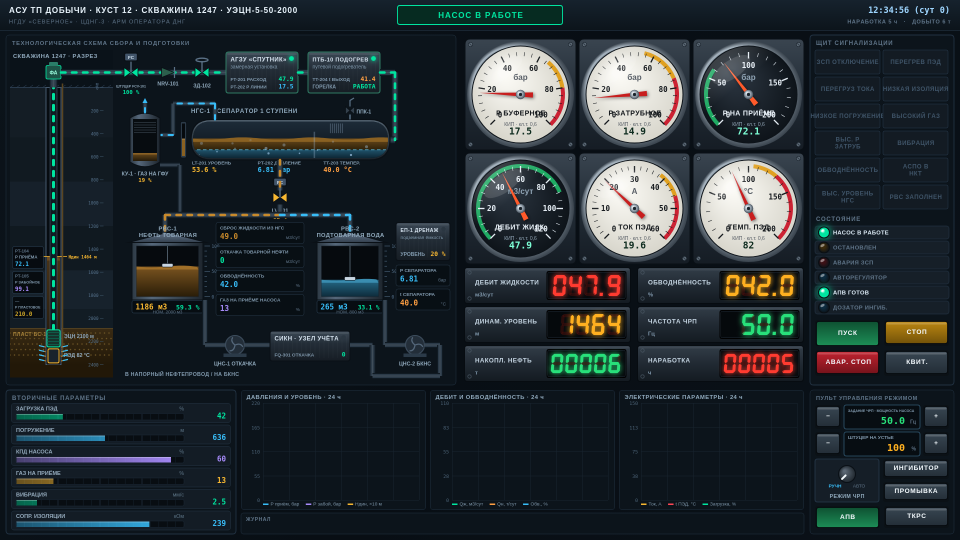
#> input picture vm/cv_templates_vm/reference/frame.png, 1920 x 1080 px (shown at 1/2 size)
$ python zero_vision.py cv_templates_vm/reference/frame.png
#> lines starting #> are read from the running program, lines starting #| are printed output that depends on the picture; after the words box and inside, x2 and y2 are one past the last pixel; in counts of white or black regions, pixels touching at a corner belong together
### vm/extra_reader.py
# -*- coding: utf-8 -*-
"""То, чего FastReader не читает: текст и графики.

FastReader у текстовых табло и трендов только находит место (класс "locate"),
а журнал событий не трогает вовсе. Здесь — чтение по пикселям:

  * табло (text_readout): значение — насыщенно-цветные цифры моноширинного
    шрифта, подписи и единицы серые. Маска по насыщенности вырезает значение,
    Tesseract читает одну строку из цифр;
  * журнал: две последние строки — время, источник, сообщение (Tesseract,
    русский и английский);
  * часы модели в шапке;
  * тренды: шкала Y — по подписям оси (Tesseract), кривые — по цвету серии
    из легенды, столбец за столбцом. Получается клон графика: вся кривая и
    последнее значение (точка на правом краю).

Геометрия (где табло, где поле графика, цвета серий из легенды) берётся из
контрольного кадра банка эталонов и сдвигается вместе с найденным блоком —
так же, как центры манометров в FastReader. Модель щита не используется.
"""

import hashlib
import json
import os
import re
import subprocess
import threading
from concurrent.futures import ThreadPoolExecutor
from pathlib import Path

import cv2
import numpy as np

HERE = Path(__file__).resolve().parent
TESSDATA = HERE / "tessdata"


# ───────────────────────────────────────────────────────────── OCR

class Tess:
    """Tesseract из командной строки, с кэшем по содержимому картинки:
    табло меняются редко, повторный кадр не стоит процесса."""

    def __init__(self, cache_size=4000):
        # русская модель — в vm/tessdata (fetch_tessdata.sh); нет её — системные модели
#> in main, img is the input picture: shape (1080, 1920, 3); mean B, G, R 49.6, 45.1, 36.7
#> (reads cv_templates/reference/frame.json from the repository)
        self.env = dict(os.environ, OMP_THREAD_LIMIT="1")
        if (TESSDATA / "rus.traineddata").exists():
            self.env["TESSDATA_PREFIX"] = str(TESSDATA)
        self.cache = {}
        self.lock = threading.Lock()
        self.cache_size = cache_size
        self.calls = 0

    def __call__(self, img, lang="eng", psm=7, whitelist=None, tsv=False):
        ok, png = cv2.imencode(".png", img)
        key = hashlib.md5(png.tobytes() + f"{lang}{psm}{whitelist}{tsv}".encode()).hexdigest()
        with self.lock:
            if key in self.cache:
                return self.cache[key]
        cmd = ["tesseract", "stdin", "stdout", "-l", lang, "--psm", str(psm), "--dpi", "300"]
        if whitelist:
            cmd += ["-c", f"tessedit_char_whitelist={whitelist}"]
        if tsv:
            cmd += ["-c", "tessedit_create_tsv=1"]
        out = subprocess.run(cmd, input=png.tobytes(), capture_output=True, env=self.env, timeout=10)
        text = out.stdout.decode("utf-8", "replace")
        text = text if tsv else text.strip()
        with self.lock:
            self.calls += 1
            if len(self.cache) > self.cache_size:
                self.cache.clear()
            self.cache[key] = text
        return text


# [8 lines left out: function ink, not called in this run]


def color_mask(crop, s_min=90, v_min=150):
    hsv = cv2.cvtColor(crop, cv2.COLOR_BGR2HSV)
    return (hsv[:, :, 1] >= s_min) & (hsv[:, :, 2] >= v_min)


# [5 lines left out: function bbox_of, not called in this run]


NUM = re.compile(r"-?\d+(?:\.\d+)?")


# [65 lines left out: functions colored_text, bar_value_rect, well_geometry, value_crop, not called in this run]


# ───────────────────────────────────────────────────────────── чтение

class ExtraReader:
    # [45 lines left out: function __init__, not called in this run]

    # сдвиг объекта = сдвиг его блока
    def _shift(self, oid, offsets):
        return offsets.get(self.block_of.get(oid), (0, 0))

    # [302 lines left out: functions _legend_colors, read_readout, anchor_blocks, read_bar, read_well, locate_log and 7 more, not called in this run]

### vm/zero_vision.py
# -*- coding: utf-8 -*-
"""Распознавание незнакомого щита SCADA без профиля — «с нуля», по пикселям.

Ни разметки, ни эталонов, ни DevTools: только кадр. Знание — общее, как выглядит
SCADA вообще:

  * строки текста — морфологический градиент → строки → Tesseract по каждой
    строке (полярность у каждой своя: светлое на тёмном и наоборот); распознанное
    кэшируется по двоичной картинке строки, на следующем кадре Tesseract
    вызывается только для изменившихся строк (живые значения);
  * стрелочный прибор — круг (HoughCircles), на котором есть числа шкалы:
    стрелка — луч от центра, сильнее всего отличающийся от циферблата; шкала —
    угол каждого числа → линейная зависимость «угол → значение»;
  * лампа — маленький круг; горит — если цвет насыщенный и яркий;
  * кнопка — прямоугольник с одной короткой надписью; нажата — заливка
    насыщенная и яркая;
  * полоса и резервуар — вытянутый прямоугольник с заливкой: доля заливки;
  * числовое табло — строка с числом: единица — после числа, подпись — строка
    над числом или слева от него.

Проверка (только для стенда): истина генератора случайных щитов
(random-scada.html, window.__truth) — что где нарисовано. Распознавание её не видит.

    python zero_vision.py shots/*.jpg       # оценка по снимкам с *.json рядом
"""

import hashlib
import json
import math
import re
import sys
import threading
import time
from collections import defaultdict, deque
from concurrent.futures import ThreadPoolExecutor
from pathlib import Path

import cv2
import numpy as np

HERE = Path(__file__).resolve().parent
NUM = re.compile(r"(?<![A-Za-zА-Яа-яЁё\d])[-−]?\d{1,3}(?: \d{3})+(?:[.,]\d+)?(?![\d])|(?<![A-Za-zА-Яа-яЁё\d])[-−]?\d+(?:[.,]\d+)?")
UNITS = ["%НКПР", "м³/ч", "м3/ч", "т/сут", "об/мин", "мм/с", "кПа", "МПа", "бар", "°C", "°С", "кВт", "Гц", "м³", "%", "А", "В", "м", "pH"]
HOMO = str.maketrans("ABEKMHOPCTXaeopcyx", "АВЕКМНОРСТХаеорсух")


def norm(t):
    return re.sub(r"[\s·•.,:;\-–—()]+", "", (t or "").lower().translate(str.maketrans("abekmhopctxyз", "авекмнорстхуз")))


# [4 lines left out: function similar, not called in this run]


# ── строки текста ───────────────────────────────────────────────────
def text_lines(img):
    """Кандидаты строк: градиент яркости → порог → склейка по горизонтали."""
    g = cv2.cvtColor(img, cv2.COLOR_BGR2GRAY)
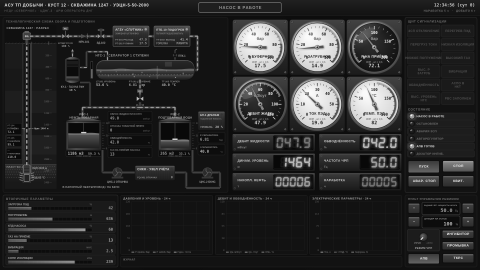
#> g: shape (1080, 1920) (shown at 1/4 size); min 0, max 255, mean 43
    grad = cv2.morphologyEx(g, cv2.MORPH_GRADIENT, np.ones((3, 3), np.uint8))
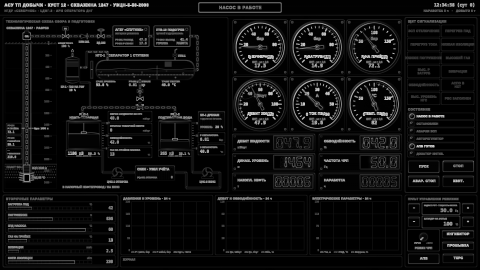
#> grad: shape (1080, 1920) (shown at 1/4 size); min 0, max 232, mean 15.6
    _, bw = cv2.threshold(grad, 0, 255, cv2.THRESH_BINARY | cv2.THRESH_OTSU)
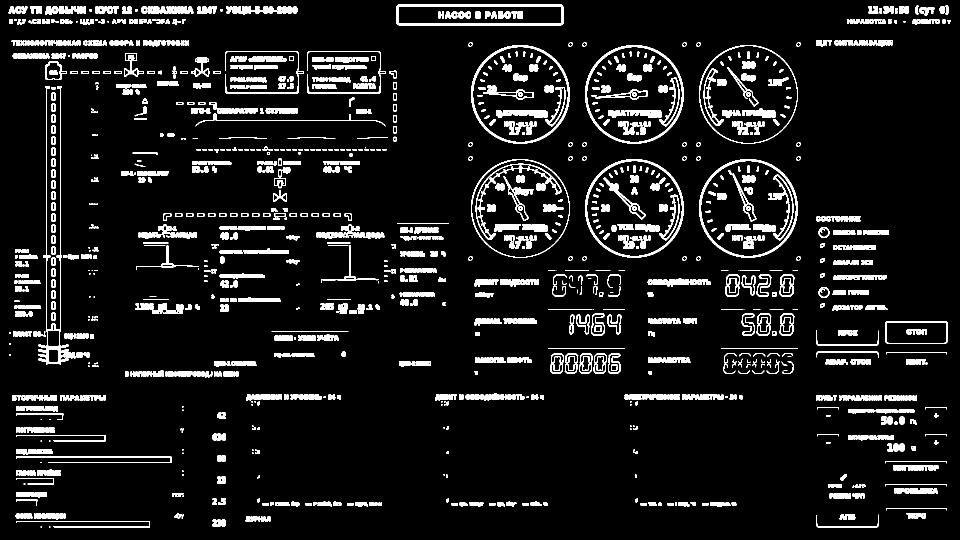
#> bw: shape (1080, 1920) (shown at 1/2 size); 8.4% white; 1114 white regions (154 under 20 px), largest, box (x1, y1, x2, y2) and area: (77, 173, 151, 729) 3779, (793, 9, 1127, 51) 2929, (942, 90, 1140, 288) 2701
    bw = cv2.morphologyEx(bw, cv2.MORPH_CLOSE, cv2.getStructuringElement(cv2.MORPH_RECT, (9, 2)))
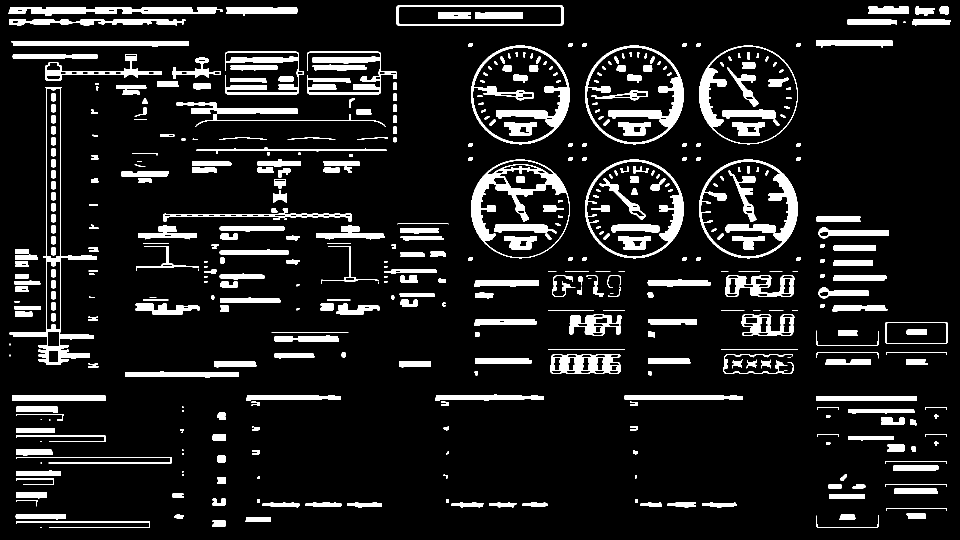
#> bw: shape (1080, 1920) (shown at 1/2 size); 10.6% white; 457 white regions (30 under 20 px), largest, box (x1, y1, x2, y2) and area: (942, 319, 1140, 517) 8012, (942, 91, 1140, 289) 6738, (1170, 91, 1368, 289) 6495
    n, lab, st, _ = cv2.connectedComponentsWithStats(bw)
#> lab: shape (1080, 1920) int32; 458 distinct labels, from 0 to 457
#> n = 458; st = 458 rows, first 6: [0, 0, 1920, 1080, 1853365], [793, 10, 334, 42, 2929], [1737, 13, 81, 15, 1111], [1830, 12, 39, 20, 498], [1879, 12, 19, 18, 279], [17, 14, 428, 17, 5081]
#> (the rest of the program and of its run is left out)
